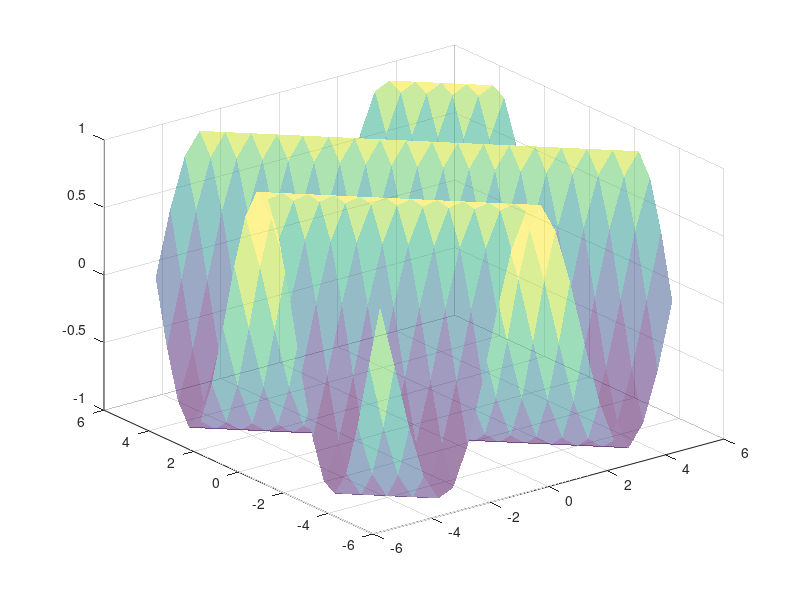

Reproduce this figure in MATLAB.
clc
clear all
close all

[x,y]  = meshgrid(-2:0.5:2,-2:0.5:2);
z = sqrt(16-x.^2 - y.^2); %funcion z(x,y)
figure(1)
%plot3(x,y,z)

surf(x,y,z, 'faceAlpha',0.5, 'Edgecolor', 'none')

hold on 
zz = x + y;
surf(x,y,zz, 'faceAlpha',0.5, 'Edgecolor', 'none')
hold off

[x,y]  = meshgrid(-5:0.5:5,-5:0.5:5);
z = sin(x+y); %funcion z(x,y)
figure(1)
surf(x,y,z, 'faceAlpha',0.5, 'Edgecolor', 'none')

%%
